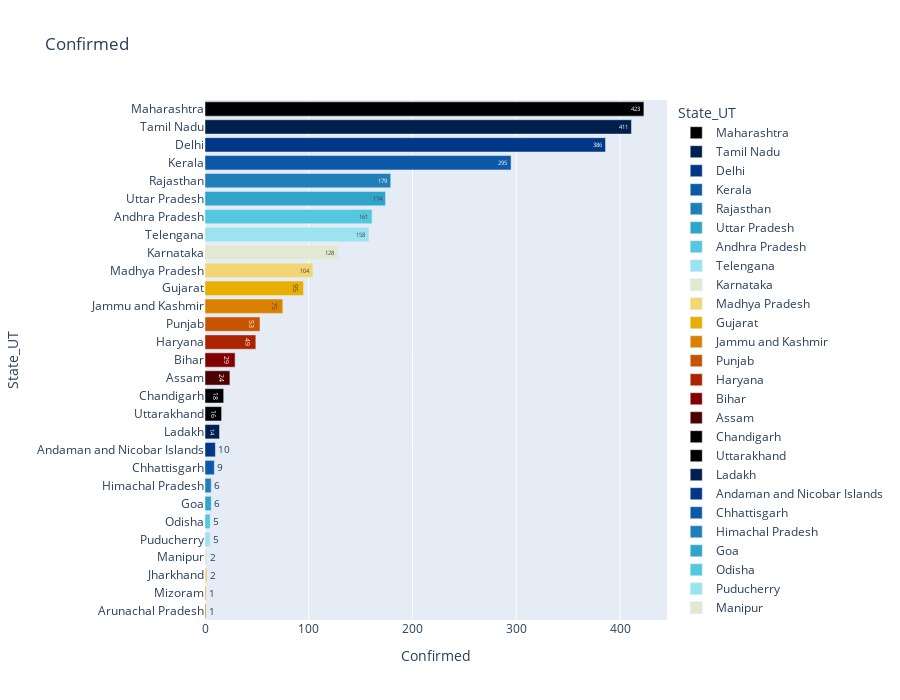

The notebook cell this image was saved under:
### Code cell
ordered_latest = latest.sort_values('Confirmed', ascending=False)
# state_order = temp['State/UT']

fig = px.bar(latest.sort_values('Confirmed', ascending=False), 
             x="Confirmed", y="State_UT", color='State_UT', title='Confirmed',
             orientation='h', text='Confirmed', height=700,
             color_discrete_sequence = px.colors.cyclical.IceFire)
fig.show()

### Figure 1 — Plotly figure (JSON) as saved in the notebook; plotly's stock layout.template omitted (floating-point values rounded to 4 significant figures)
{"data": [{"alignmentgroup": "True", "hoverlabel": {"namelength": 0}, "hovertemplate": "State_UT=%{y}<br>Confirmed=%{text}", "legendgroup": "Maharashtra", "marker": {"color": "#000000"}, "name": "Maharashtra", "offsetgroup": "Maharashtra", "orientation": "h", "showlegend": true, "text": [423.0], "textposition": "auto", "type": "bar", "x": [423], "xaxis": "x", "y": ["Maharashtra"], "yaxis": "y"}, {"alignmentgroup": "True", "hoverlabel": {"namelength": 0}, "hovertemplate": "State_UT=%{y}<br>Confirmed=%{text}", "legendgroup": "Tamil Nadu", "marker": {"color": "#001f4d"}, "name": "Tamil Nadu", "offsetgroup": "Tamil Nadu", "orientation": "h", "showlegend": true, "text": [411.0], "textposition": "auto", "type": "bar", "x": [411], "xaxis": "x", "y": ["Tamil Nadu"], "yaxis": "y"}, {"alignmentgroup": "True", "hoverlabel": {"namelength": 0}, "hovertemplate": "State_UT=%{y}<br>Confirmed=%{text}", "legendgroup": "Delhi", "marker": {"color": "#003786"}, "name": "Delhi", "offsetgroup": "Delhi", "orientation": "h", "showlegend": true, "text": [386.0], "textposition": "auto", "type": "bar", "x": [386], "xaxis": "x", "y": ["Delhi"], "yaxis": "y"}, {"alignmentgroup": "True", "hoverlabel": {"namelength": 0}, "hovertemplate": "State_UT=%{y}<br>Confirmed=%{text}", "legendgroup": "Kerala", "marker": {"color": "#0e58a8"}, "name": "Kerala", "offsetgroup": "Kerala", "orientation": "h", "showlegend": true, "text": [295.0], "textposition": "auto", "type": "bar", "x": [295], "xaxis": "x", "y": ["Kerala"], "yaxis": "y"}, {"alignmentgroup": "True", "hoverlabel": {"namelength": 0}, "hovertemplate": "State_UT=%{y}<br>Confirmed=%{text}", "legendgroup": "Rajasthan", "marker": {"color": "#217eb8"}, "name": "Rajasthan", "offsetgroup": "Rajasthan", "orientation": "h", "showlegend": true, "text": [179.0], "textposition": "auto", "type": "bar", "x": [179], "xaxis": "x", "y": ["Rajasthan"], "yaxis": "y"}, {"alignmentgroup": "True", "hoverlabel": {"namelength": 0}, "hovertemplate": "State_UT=%{y}<br>Confirmed=%{text}", "legendgroup": "Uttar Pradesh", "marker": {"color": "#30a4ca"}, "name": "Uttar Pradesh", "offsetgroup": "Uttar Pradesh", "orientation": "h", "showlegend": true, "text": [174.0], "textposition": "auto", "type": "bar", "x": [174], "xaxis": "x", "y": ["Uttar Pradesh"], "yaxis": "y"}, {"alignmentgroup": "True", "hoverlabel": {"namelength": 0}, "hovertemplate": "State_UT=%{y}<br>Confirmed=%{text}", "legendgroup": "Andhra Pradesh", "marker": {"color": "#54c8df"}, "name": "Andhra Pradesh", "offsetgroup": "Andhra Pradesh", "orientation": "h", "showlegend": true, "text": [161.0], "textposition": "auto", "type": "bar", "x": [161], "xaxis": "x", "y": ["Andhra Pradesh"], "yaxis": "y"}, {"alignmentgroup": "True", "hoverlabel": {"namelength": 0}, "hovertemplate": "State_UT=%{y}<br>Confirmed=%{text}", "legendgroup": "Telengana", "marker": {"color": "#9be4ef"}, "name": "Telengana", "offsetgroup": "Telengana", "orientation": "h", "showlegend": true, "text": [158.0], "textposition": "auto", "type": "bar", "x": [158], "xaxis": "x", "y": ["Telengana"], "yaxis": "y"}, {"alignmentgroup": "True", "hoverlabel": {"namelength": 0}, "hovertemplate": "State_UT=%{y}<br>Confirmed=%{text}", "legendgroup": "Karnataka", "marker": {"color": "#e1e9d1"}, "name": "Karnataka", "offsetgroup": "Karnataka", "orientation": "h", "showlegend": true, "text": [128.0], "textposition": "auto", "type": "bar", "x": [128], "xaxis": "x", "y": ["Karnataka"], "yaxis": "y"}, {"alignmentgroup": "True", "hoverlabel": {"namelength": 0}, "hovertemplate": "State_UT=%{y}<br>Confirmed=%{text}", "legendgroup": "Madhya Pradesh", "marker": {"color": "#f3d573"}, "name": "Madhya Pradesh", "offsetgroup": "Madhya Pradesh", "orientation": "h", "showlegend": true, "text": [104.0], "textposition": "auto", "type": "bar", "x": [104], "xaxis": "x", "y": ["Madhya Pradesh"], "yaxis": "y"}, {"alignmentgroup": "True", "hoverlabel": {"namelength": 0}, "hovertemplate": "State_UT=%{y}<br>Confirmed=%{text}", "legendgroup": "Gujarat", "marker": {"color": "#e7b000"}, "name": "Gujarat", "offsetgroup": "Gujarat", "orientation": "h", "showlegend": true, "text": [95.0], "textposition": "auto", "type": "bar", "x": [95], "xaxis": "x", "y": ["Gujarat"], "yaxis": "y"}, {"alignmentgroup": "True", "hoverlabel": {"namelength": 0}, "hovertemplate": "State_UT=%{y}<br>Confirmed=%{text}", "legendgroup": "Jammu and Kashmir", "marker": {"color": "#da8200"}, "name": "Jammu and Kashmir", "offsetgroup": "Jammu and Kashmir", "orientation": "h", "showlegend": true, "text": [75.0], "textposition": "auto", "type": "bar", "x": [75], "xaxis": "x", "y": ["Jammu and Kashmir"], "yaxis": "y"}, {"alignmentgroup": "True", "hoverlabel": {"namelength": 0}, "hovertemplate": "State_UT=%{y}<br>Confirmed=%{text}", "legendgroup": "Punjab", "marker": {"color": "#c65400"}, "name": "Punjab", "offsetgroup": "Punjab", "orientation": "h", "showlegend": true, "text": [53.0], "textposition": "auto", "type": "bar", "x": [53], "xaxis": "x", "y": ["Punjab"], "yaxis": "y"}, {"alignmentgroup": "True", "hoverlabel": {"namelength": 0}, "hovertemplate": "State_UT=%{y}<br>Confirmed=%{text}", "legendgroup": "Haryana", "marker": {"color": "#ac2301"}, "name": "Haryana", "offsetgroup": "Haryana", "orientation": "h", "showlegend": true, "text": [49.0], "textposition": "auto", "type": "bar", "x": [49], "xaxis": "x", "y": ["Haryana"], "yaxis": "y"}, {"alignmentgroup": "True", "hoverlabel": {"namelength": 0}, "hovertemplate": "State_UT=%{y}<br>Confirmed=%{text}", "legendgroup": "Bihar", "marker": {"color": "#820000"}, "name": "Bihar", "offsetgroup": "Bihar", "orientation": "h", "showlegend": true, "text": [29.0], "textposition": "auto", "type": "bar", "x": [29], "xaxis": "x", "y": ["Bihar"], "yaxis": "y"}, {"alignmentgroup": "True", "hoverlabel": {"namelength": 0}, "hovertemplate": "State_UT=%{y}<br>Confirmed=%{text}", "legendgroup": "Assam", "marker": {"color": "#4c0000"}, "name": "Assam", "offsetgroup": "Assam", "orientation": "h", "showlegend": true, "text": [24.0], "textposition": "auto", "type": "bar", "x": [24], "xaxis": "x", "y": ["Assam"], "yaxis": "y"}, {"alignmentgroup": "True", "hoverlabel": {"namelength": 0}, "hovertemplate": "State_UT=%{y}<br>Confirmed=%{text}", "legendgroup": "Chandigarh", "marker": {"color": "#000000"}, "name": "Chandigarh", "offsetgroup": "Chandigarh", "orientation": "h", "showlegend": true, "text": [18.0], "textposition": "auto", "type": "bar", "x": [18], "xaxis": "x", "y": ["Chandigarh"], "yaxis": "y"}, {"alignmentgroup": "True", "hoverlabel": {"namelength": 0}, "hovertemplate": "State_UT=%{y}<br>Confirmed=%{text}", "legendgroup": "Uttarakhand", "marker": {"color": "#000000"}, "name": "Uttarakhand", "offsetgroup": "Uttarakhand", "orientation": "h", "showlegend": true, "text": [16.0], "textposition": "auto", "type": "bar", "x": [16], "xaxis": "x", "y": ["Uttarakhand"], "yaxis": "y"}, {"alignmentgroup": "True", "hoverlabel": {"namelength": 0}, "hovertemplate": "State_UT=%{y}<br>Confirmed=%{text}", "legendgroup": "Ladakh", "marker": {"color": "#001f4d"}, "name": "Ladakh", "offsetgroup": "Ladakh", "orientation": "h", "showlegend": true, "text": [14.0], "textposition": "auto", "type": "bar", "x": [14], "xaxis": "x", "y": ["Ladakh"], "yaxis": "y"}, {"alignmentgroup": "True", "hoverlabel": {"namelength": 0}, "hovertemplate": "State_UT=%{y}<br>Confirmed=%{text}", "legendgroup": "Andaman and Nicobar Islands", "marker": {"color": "#003786"}, "name": "Andaman and Nicobar Islands", "offsetgroup": "Andaman and Nicobar Islands", "orientation": "h", "showlegend": true, "text": [10.0], "textposition": "auto", "type": "bar", "x": [10], "xaxis": "x", "y": ["Andaman and Nicobar Islands"], "yaxis": "y"}, {"alignmentgroup": "True", "hoverlabel": {"namelength": 0}, "hovertemplate": "State_UT=%{y}<br>Confirmed=%{text}", "legendgroup": "Chhattisgarh", "marker": {"color": "#0e58a8"}, "name": "Chhattisgarh", "offsetgroup": "Chhattisgarh", "orientation": "h", "showlegend": true, "text": [9.0], "textposition": "auto", "type": "bar", "x": [9], "xaxis": "x", "y": ["Chhattisgarh"], "yaxis": "y"}, {"alignmentgroup": "True", "hoverlabel": {"namelength": 0}, "hovertemplate": "State_UT=%{y}<br>Confirmed=%{text}", "legendgroup": "Himachal Pradesh", "marker": {"color": "#217eb8"}, "name": "Himachal Pradesh", "offsetgroup": "Himachal Pradesh", "orientation": "h", "showlegend": true, "text": [6.0], "textposition": "auto", "type": "bar", "x": [6], "xaxis": "x", "y": ["Himachal Pradesh"], "yaxis": "y"}, {"alignmentgroup": "True", "hoverlabel": {"namelength": 0}, "hovertemplate": "State_UT=%{y}<br>Confirmed=%{text}", "legendgroup": "Goa", "marker": {"color": "#30a4ca"}, "name": "Goa", "offsetgroup": "Goa", "orientation": "h", "showlegend": true, "text": [6.0], "textposition": "auto", "type": "bar", "x": [6], "xaxis": "x", "y": ["Goa"], "yaxis": "y"}, {"alignmentgroup": "True", "hoverlabel": {"namelength": 0}, "hovertemplate": "State_UT=%{y}<br>Confirmed=%{text}", "legendgroup": "Odisha", "marker": {"color": "#54c8df"}, "name": "Odisha", "offsetgroup": "Odisha", "orientation": "h", "showlegend": true, "text": [5.0], "textposition": "auto", "type": "bar", "x": [5], "xaxis": "x", "y": ["Odisha"], "yaxis": "y"}, {"alignmentgroup": "True", "hoverlabel": {"namelength": 0}, "hovertemplate": "State_UT=%{y}<br>Confirmed=%{text}", "legendgroup": "Puducherry", "marker": {"color": "#9be4ef"}, "name": "Puducherry", "offsetgroup": "Puducherry", "orientation": "h", "showlegend": true, "text": [5.0], "textposition": "auto", "type": "bar", "x": [5], "xaxis": "x", "y": ["Puducherry"], "yaxis": "y"}, {"alignmentgroup": "True", "hoverlabel": {"namelength": 0}, "hovertemplate": "State_UT=%{y}<br>Confirmed=%{text}", "legendgroup": "Manipur", "marker": {"color": "#e1e9d1"}, "name": "Manipur", "offsetgroup": "Manipur", "orientation": "h", "showlegend": true, "text": [2.0], "textposition": "auto", "type": "bar", "x": [2], "xaxis": "x", "y": ["Manipur"], "yaxis": "y"}, {"alignmentgroup": "True", "hoverlabel": {"namelength": 0}, "hovertemplate": "State_UT=%{y}<br>Confirmed=%{text}", "legendgroup": "Jharkhand", "marker": {"color": "#f3d573"}, "name": "Jharkhand", "offsetgroup": "Jharkhand", "orientation": "h", "showlegend": true, "text": [2.0], "textposition": "auto", "type": "bar", "x": [2], "xaxis": "x", "y": ["Jharkhand"], "yaxis": "y"}, {"alignmentgroup": "True", "hoverlabel": {"namelength": 0}, "hovertemplate": "State_UT=%{y}<br>Confirmed=%{text}", "legendgroup": "Mizoram", "marker": {"color": "#e7b000"}, "name": "Mizoram", "offsetgroup": "Mizoram", "orientation": "h", "showlegend": true, "text": [1.0], "textposition": "auto", "type": "bar", "x": [1], "xaxis": "x", "y": ["Mizoram"], "yaxis": "y"}, {"alignmentgroup": "True", "hoverlabel": {"namelength": 0}, "hovertemplate": "State_UT=%{y}<br>Confirmed=%{text}", "legendgroup": "Arunachal Pradesh", "marker": {"color": "#da8200"}, "name": "Arunachal Pradesh", "offsetgroup": "Arunachal Pradesh", "orientation": "h", "showlegend": true, "text": [1.0], "textposition": "auto", "type": "bar", "x": [1], "xaxis": "x", "y": ["Arunachal Pradesh"], "yaxis": "y"}], "layout": {"barmode": "relative", "height": 700, "legend": {"title": {"text": "State_UT"}, "tracegroupgap": 0}, "title": {"text": "Confirmed"}, "xaxis": {"anchor": "y", "domain": [0.0, 1.0], "title": {"text": "Confirmed"}}, "yaxis": {"anchor": "x", "categoryarray": ["Arunachal Pradesh", "Mizoram", "Jharkhand", "Manipur", "Puducherry", "Odisha", "Goa", "Himachal Pradesh", "Chhattisgarh", "Andaman and Nicobar Islands", "Ladakh", "Uttarakhand", "Chandigarh", "Assam", "Bihar", "Haryana", "Punjab", "Jammu and Kashmir", "Gujarat", "Madhya Pradesh", "Karnataka", "Telengana", "Andhra Pradesh", "Uttar Pradesh", "Rajasthan", "Kerala", "Delhi", "Tamil Nadu", "Maharashtra"], "categoryorder": "array", "domain": [0.0, 1.0], "title": {"text": "State_UT"}}}}
